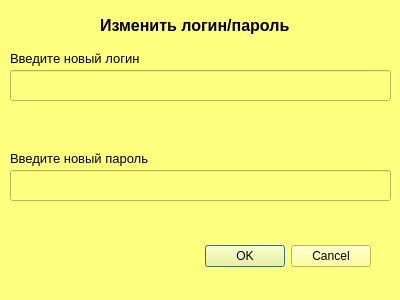
<?xml version="1.0" encoding="UTF-8"?>
<ui version="4.0">
 <class>EditProfileDialog</class>
 <widget class="QDialog" name="EditProfileDialog">
  <property name="geometry">
   <rect>
    <x>0</x>
    <y>0</y>
    <width>400</width>
    <height>300</height>
   </rect>
  </property>
  <property name="windowTitle">
   <string>Изменение логина и пароля</string>
  </property>
  <property name="styleSheet">
   <string notr="true">background-color: rgb(255, 255, 127);
</string>
  </property>
  <widget class="QDialogButtonBox" name="buttonBox">
   <property name="geometry">
    <rect>
     <x>30</x>
     <y>240</y>
     <width>341</width>
     <height>32</height>
    </rect>
   </property>
   <property name="orientation">
    <enum>Qt::Horizontal</enum>
   </property>
   <property name="standardButtons">
    <set>QDialogButtonBox::Cancel|QDialogButtonBox::Ok</set>
   </property>
  </widget>
  <widget class="QLabel" name="TitleLabel">
   <property name="geometry">
    <rect>
     <x>100</x>
     <y>10</y>
     <width>201</width>
     <height>31</height>
    </rect>
   </property>
   <property name="font">
    <font>
     <pointsize>12</pointsize>
     <bold>true</bold>
    </font>
   </property>
   <property name="text">
    <string>Изменить логин/пароль</string>
   </property>
   <property name="textFormat">
    <enum>Qt::AutoText</enum>
   </property>
  </widget>
  <widget class="QLineEdit" name="LoginLineEdit">
   <property name="geometry">
    <rect>
     <x>10</x>
     <y>70</y>
     <width>381</width>
     <height>31</height>
    </rect>
   </property>
  </widget>
  <widget class="QLabel" name="LoginLabel">
   <property name="geometry">
    <rect>
     <x>10</x>
     <y>50</y>
     <width>141</width>
     <height>16</height>
    </rect>
   </property>
   <property name="font">
    <font>
     <pointsize>10</pointsize>
    </font>
   </property>
   <property name="text">
    <string>Введите новый логин</string>
   </property>
  </widget>
  <widget class="QLabel" name="PasswordLabel">
   <property name="geometry">
    <rect>
     <x>10</x>
     <y>150</y>
     <width>171</width>
     <height>16</height>
    </rect>
   </property>
   <property name="font">
    <font>
     <pointsize>10</pointsize>
    </font>
   </property>
   <property name="text">
    <string>Введите новый пароль</string>
   </property>
  </widget>
  <widget class="QLineEdit" name="PasswordLineEdit">
   <property name="geometry">
    <rect>
     <x>10</x>
     <y>170</y>
     <width>381</width>
     <height>31</height>
    </rect>
   </property>
   <property name="echoMode">
    <enum>QLineEdit::Password</enum>
   </property>
  </widget>
 </widget>
 <resources/>
 <connections>
  <connection>
   <sender>buttonBox</sender>
   <signal>accepted()</signal>
   <receiver>EditProfileDialog</receiver>
   <slot>accept()</slot>
   <hints>
    <hint type="sourcelabel">
     <x>248</x>
     <y>254</y>
    </hint>
    <hint type="destinationlabel">
     <x>157</x>
     <y>274</y>
    </hint>
   </hints>
  </connection>
  <connection>
   <sender>buttonBox</sender>
   <signal>rejected()</signal>
   <receiver>EditProfileDialog</receiver>
   <slot>reject()</slot>
   <hints>
    <hint type="sourcelabel">
     <x>316</x>
     <y>260</y>
    </hint>
    <hint type="destinationlabel">
     <x>286</x>
     <y>274</y>
    </hint>
   </hints>
  </connection>
 </connections>
</ui>
